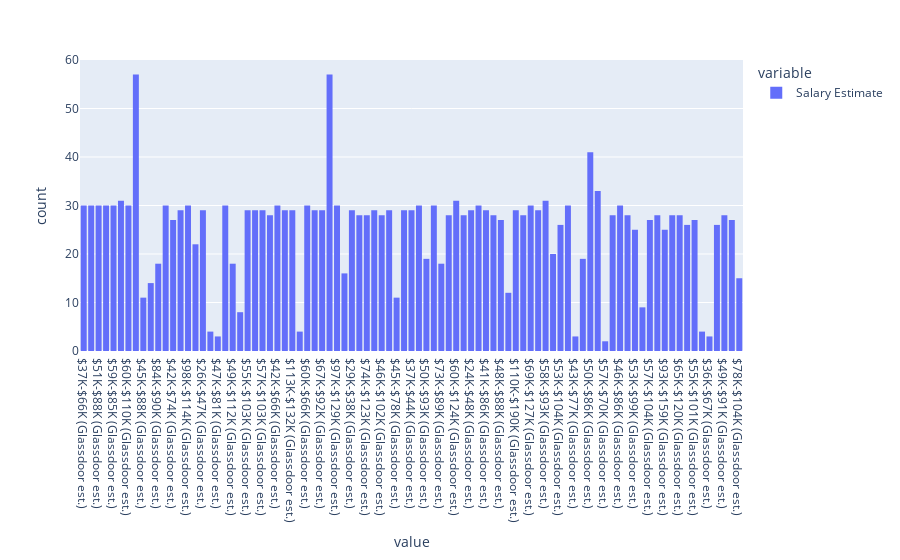

Notebook source saved alongside this figure:
### Code cell
px.histogram(df['Salary Estimate'])

### Figure 1 — Plotly figure (JSON) as saved in the notebook; plotly's stock layout.template omitted (floating-point values rounded to 4 significant figures; data arrays with more than 128 entries replaced by an {"elided": "..."} marker saying what was removed)
{"data": [{"alignmentgroup": "True", "bingroup": "x", "hovertemplate": "variable=Salary Estimate<br>value=%{x}<br>count=%{y}<extra></extra>", "legendgroup": "Salary Estimate", "marker": {"color": "#636efa", "pattern": {"shape": ""}}, "name": "Salary Estimate", "offsetgroup": "Salary Estimate", "orientation": "v", "showlegend": true, "type": "histogram", "x": {"elided": "2251 str values"}, "xaxis": "x", "yaxis": "y"}], "layout": {"barmode": "relative", "legend": {"title": {"text": "variable"}, "tracegroupgap": 0}, "margin": {"t": 60}, "xaxis": {"anchor": "y", "domain": [0, 1], "title": {"text": "value"}}, "yaxis": {"anchor": "x", "domain": [0, 1], "title": {"text": "count"}}}}
